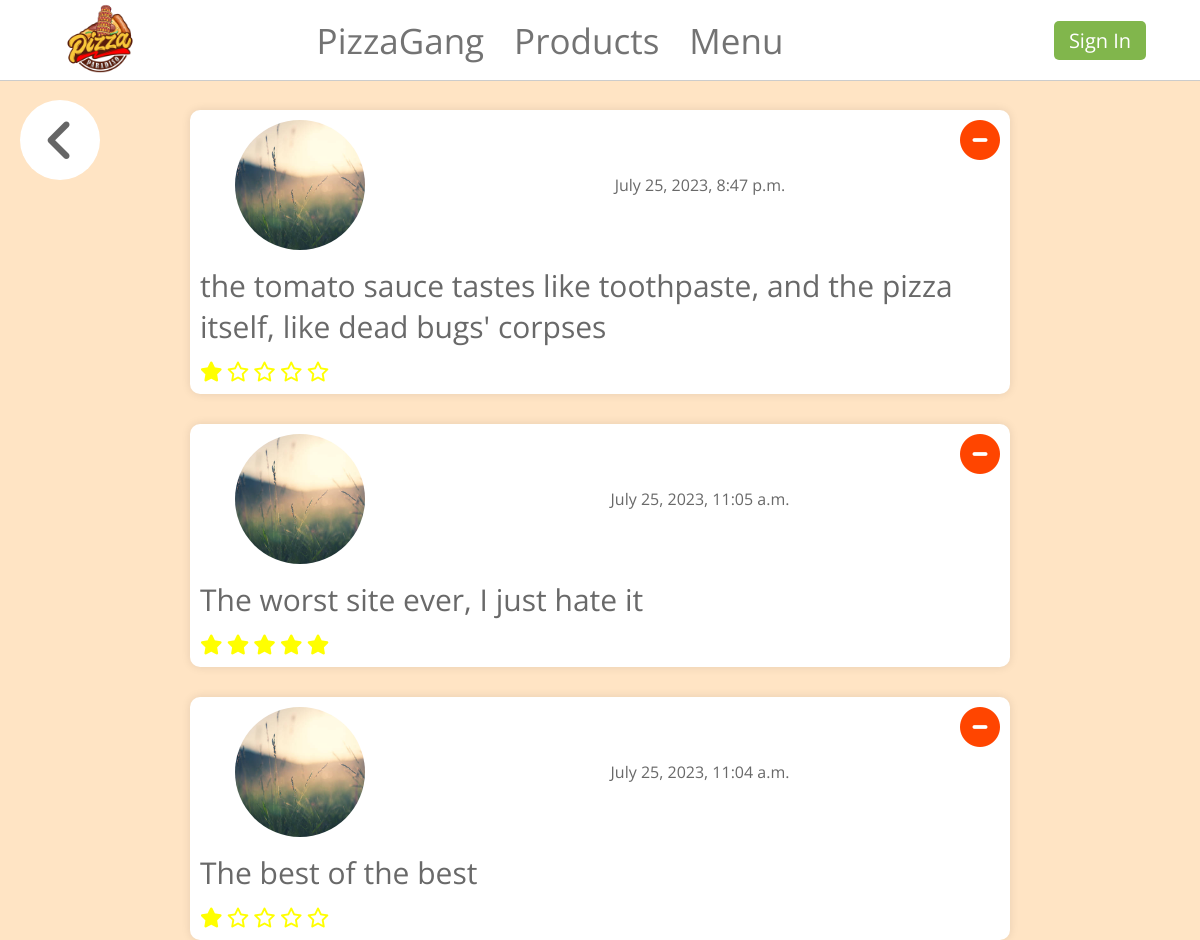
Screenshot of /review/show/1/ with the database file from the repository.
### PizzaGang/main/models.py (models this page shows, shortened)
class Review(models.Model):
    user = models.ForeignKey(User, on_delete=models.CASCADE)
    text = models.TextField()
    rating = models.IntegerField(choices=[(i, str(i)) for i in range(1, 6)])
    created_at = models.DateTimeField(auto_now_add=True)
    updated_at = models.DateTimeField(auto_now=True)

class Profile(models.Model):
    user = models.OneToOneField(User, on_delete=models.CASCADE)
    avatar = models.ImageField(upload_to='static/images/avatars/', null=True, blank=True)
    address = models.TextField(null=True, blank=True)
    phone_number = PhoneNumberField(null=True, blank=True)

### PizzaGang/main/views.py (the view)
# urls.py: path('show/<int:pk>/', ShowReviewsUserView, name='show_user_reviews'),
def ShowReviewsUserView(request, pk):
    user = User.objects.get(pk=pk)
    review_list = Review.objects.filter(user=user).order_by('-created_at')
    context = {
        'review_list': review_list
    }
    return render(request, 'review/show_user_reviews.html', context)

### PizzaGang/main/context_processors.py (called while the page is built, shortened)
def get_cart_items_count(request):
    cart_items_count = 0
    return {'cart_items_count': cart_items_count, 'current_user': request.user}

### templates/review/show_user_reviews.html (shortened to what this page needs)
{% extends 'base/base.html' %}
{% load static %}
{% block head %}
    <link rel="stylesheet" href="{% static 'css/show_create_review.css' %}">
{% endblock %}
{% block content %}
    {% include 'go_back.html' %}
    {% for review in review_list %}
        <div class="review-container" id="user-review-container">
            <a href="{% url 'delete_review' review.pk %}"><i class="fa-solid fa-circle-minus"></i></a>
            <div class="avatar-review-container">
                <div>
                    {% if review.user.profile.avatar %}
                        <img src="{{ review.user.profile.avatar.url }}" alt="avatar-img">
                    {% else %}
                        <img src="{% static 'images/avatars/default-avatar.jpg' %}" alt="default-img">
                    {% endif %}
                </div>
                <div>
                    <p>{{ review.created_at }}</p>
                </div>
            </div>
            <p class="text">{{ review.text }}</p>
            <div class="star-rating">
                {% for i in '12345' %}
                    {% if i|add:'0' <= review.rating %}
                        <i class="fas fa-solid fa-star"></i>
                    {% else %}
                        <i class="far fa-regular fa-star"></i>
                    {% endif %}
                {% endfor %}
            </div>
        </div>
    {% endfor %}
{% endblock %}

### static/css/show_create_review.css (style rules this page uses)
.review-container { position: relative; margin-top: 30px; margin-left: auto; margin-right: auto; background-color: white; width: 800px; padding: 20px 20px 70px 20px; border-radius: 10px; box-shadow: 0 0 10px rgba(0, 0, 0, 0.1); }
.avatar-review-container { display: grid; grid-template-columns: 200px 1fr; }
.avatar-review-container div { display: flex; align-items: center; justify-content: center; }
.avatar-review-container img { width: 130px; height: 130px; object-fit: cover; border-radius: 100%; }
.review-container p { color: dimgray; }
#user-review-container { position: relative; padding: 10px; }
.text { font-size: 30px; margin-top: 15px; margin-bottom: 15px; }
.star-rating i { color: yellow; font-size: 20px; }
.fa-circle-minus { position: absolute; color: orangered; font-size: 40px; right: 10px; top: 10px; }

### rows the page displays
Review: user.profile.avatar (picture), created_at "July 25, 2023, 8:47 p.m.", text "the tomato sauce tastes like toothpaste, and the pizza itself, like dead bugs' corpses", rating 1 (drawn)
Review: user.profile.avatar (picture), created_at "July 25, 2023, 11:05 a.m.", text "The worst site ever, I just hate it", rating 5 (drawn)
Review: user.profile.avatar (picture), created_at "July 25, 2023, 11:04 a.m.", text "The best of the best", rating 1 (drawn)
